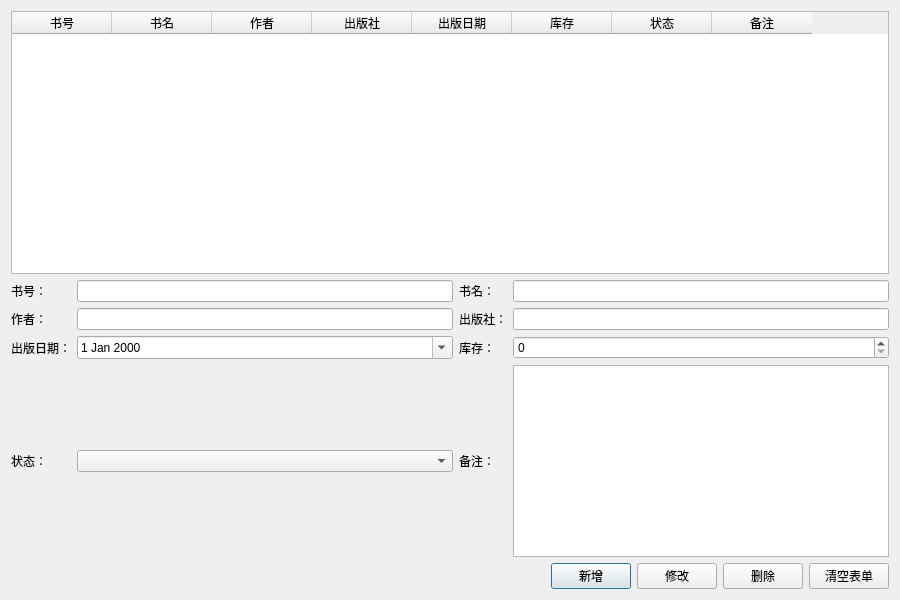
<?xml version="1.0" encoding="UTF-8"?>
<ui version="4.0">
 <class>BookManageWindow</class>
 <widget class="QDialog" name="BookManageWindow">
  <property name="geometry">
   <rect>
    <x>0</x>
    <y>0</y>
    <width>900</width>
    <height>600</height>
   </rect>
  </property>
  <property name="windowTitle">
   <string>图书维护</string>
  </property>
  <layout class="QVBoxLayout" name="verticalLayout">
   <item>
    <widget class="QTableWidget" name="tableWidgetBooks">
     <column>
      <property name="text">
       <string>书号</string>
      </property>
     </column>
     <column>
      <property name="text">
       <string>书名</string>
      </property>
     </column>
     <column>
      <property name="text">
       <string>作者</string>
      </property>
     </column>
     <column>
      <property name="text">
       <string>出版社</string>
      </property>
     </column>
     <column>
      <property name="text">
       <string>出版日期</string>
      </property>
     </column>
     <column>
      <property name="text">
       <string>库存</string>
      </property>
     </column>
     <column>
      <property name="text">
       <string>状态</string>
      </property>
     </column>
     <column>
      <property name="text">
       <string>备注</string>
      </property>
     </column>
    </widget>
   </item>
   <item>
    <layout class="QGridLayout" name="gridLayoutForm">
     <item row="0" column="0">
      <widget class="QLabel" name="labelBookId">
       <property name="text">
        <string>书号：</string>
       </property>
      </widget>
     </item>
     <item row="0" column="1">
      <widget class="QLineEdit" name="lineEditBookId"/>
     </item>
     <item row="0" column="2">
      <widget class="QLabel" name="labelBookName">
       <property name="text">
        <string>书名：</string>
       </property>
      </widget>
     </item>
     <item row="0" column="3">
      <widget class="QLineEdit" name="lineEditBookName"/>
     </item>
     <item row="1" column="0">
      <widget class="QLabel" name="labelAuthor">
       <property name="text">
        <string>作者：</string>
       </property>
      </widget>
     </item>
     <item row="1" column="1">
      <widget class="QLineEdit" name="lineEditAuthor"/>
     </item>
     <item row="1" column="2">
      <widget class="QLabel" name="labelPublisher">
       <property name="text">
        <string>出版社：</string>
       </property>
      </widget>
     </item>
     <item row="1" column="3">
      <widget class="QLineEdit" name="lineEditPublisher"/>
     </item>
     <item row="2" column="0">
      <widget class="QLabel" name="labelPublishDate">
       <property name="text">
        <string>出版日期：</string>
       </property>
      </widget>
     </item>
     <item row="2" column="1">
      <widget class="QDateEdit" name="dateEditPublishDate">
       <property name="calendarPopup">
        <bool>true</bool>
       </property>
      </widget>
     </item>
     <item row="2" column="2">
      <widget class="QLabel" name="labelStock">
       <property name="text">
        <string>库存：</string>
       </property>
      </widget>
     </item>
     <item row="2" column="3">
      <widget class="QSpinBox" name="spinBoxStock">
       <property name="minimum">
        <number>0</number>
       </property>
       <property name="maximum">
        <number>9999</number>
       </property>
      </widget>
     </item>
     <item row="3" column="0">
      <widget class="QLabel" name="labelStatus">
       <property name="text">
        <string>状态：</string>
       </property>
      </widget>
     </item>
     <item row="3" column="1">
      <widget class="QComboBox" name="comboBoxStatus"/>
     </item>
     <item row="3" column="2">
      <widget class="QLabel" name="labelRemark">
       <property name="text">
        <string>备注：</string>
       </property>
      </widget>
     </item>
     <item row="3" column="3">
      <widget class="QTextEdit" name="textEditRemark">
       <property name="maximumHeight">
        <number>80</number>
       </property>
      </widget>
     </item>
    </layout>
   </item>
   <item>
    <layout class="QHBoxLayout" name="horizontalLayoutButtons">
     <item>
      <spacer name="horizontalSpacer">
       <property name="orientation">
        <enum>Qt::Horizontal</enum>
       </property>
       <property name="sizeHint" stdset="0">
        <size>
         <width>40</width>
         <height>20</height>
        </size>
       </property>
      </spacer>
     </item>
     <item>
      <widget class="QPushButton" name="pushButtonAdd">
       <property name="text">
        <string>新增</string>
       </property>
      </widget>
     </item>
     <item>
      <widget class="QPushButton" name="pushButtonUpdate">
       <property name="text">
        <string>修改</string>
       </property>
      </widget>
     </item>
     <item>
      <widget class="QPushButton" name="pushButtonDelete">
       <property name="text">
        <string>删除</string>
       </property>
      </widget>
     </item>
     <item>
      <widget class="QPushButton" name="pushButtonResetForm">
       <property name="text">
        <string>清空表单</string>
       </property>
      </widget>
     </item>
    </layout>
   </item>
  </layout>
 </widget>
 <resources/>
 <connections/>
</ui>
